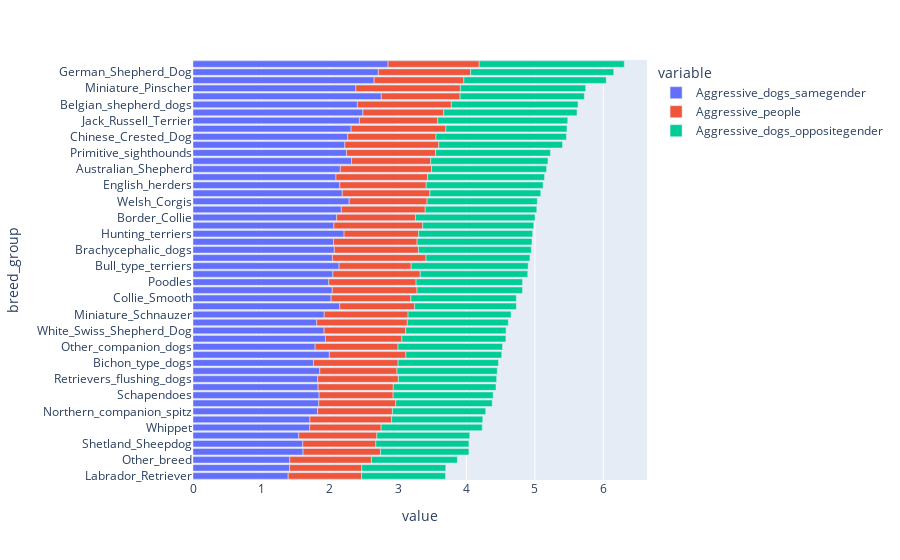

The notebook cell saved with this chart:
### Markdown cell above
## Agresivita v závislosti od plemena

### Code cell
aggressive_columns = ['Aggressive_dogs_samegender', 'Aggressive_people', 'Aggressive_dogs_oppositegender', 'aggressiveness_dominance_score']

means = dogs.groupby('breed_group')[aggressive_columns].mean().reset_index()
means['Aggressive_columns_sum'] = means[aggressive_columns[0]] + means[aggressive_columns[1]] + means[aggressive_columns[2]]
means.sort_values(by='Aggressive_columns_sum', inplace=True)
fig = px.bar(means, y='breed_group', x=aggressive_columns[:-1])

fig.show()

### Figure 1 — Plotly figure (JSON) as saved in the notebook; plotly's stock layout.template omitted (floating-point values rounded to 4 significant figures)
{"data": [{"hovertemplate": "variable=Aggressive_dogs_samegender<br>value=%{x}<br>breed_group=%{y}<extra></extra>", "legendgroup": "Aggressive_dogs_samegender", "marker": {"color": "#636efa", "pattern": {"shape": ""}}, "name": "Aggressive_dogs_samegender", "orientation": "h", "showlegend": true, "textposition": "auto", "type": "bar", "x": [1.392, 1.412, 1.417, 1.609, 1.606, 1.547, 1.708, 1.71, 1.823, 1.839, 1.844, 1.829, 1.824, 1.854, 1.762, 1.994, 1.786, 1.938, 1.918, 1.81, 1.919, 2.147, 2.02, 2.037, 1.986, 2.046, 2.137, 2.039, 2.066, 2.054, 2.21, 2.061, 2.1, 2.169, 2.285, 2.183, 2.147, 2.091, 2.155, 2.319, 2.246, 2.22, 2.262, 2.312, 2.434, 2.484, 2.404, 2.754, 2.382, 2.649, 2.711, 2.854], "xaxis": "x", "y": ["Labrador_Retriever", "Golden_Retriever", "Other_breed", "Bernese_Mountain_Dogs", "Shetland_Sheepdog", "Scenthounds", "Whippet", "Collie_Rough", "Northern_companion_spitz", "Pointers", "Schapendoes", "European_sighthounds", "Retrievers_flushing_dogs", "Mastiff_type_dogs", "Bichon_type_dogs", "Sled_dogs", "Other_companion_dogs", "Nova_Scotia_Duck_Tolling_Retriever", "White_Swiss_Shepherd_Dog", "Lagotto_Romagnolo_Romagna_Water_Dog", "Miniature_Schnauzer", "Finnish_Lapphund", "Collie_Smooth", "Dachshunds", "Poodles", "German_spitz_related", "Bull_type_terriers", "Pinschers_Schnauzers", "Brachycephalic_dogs", "Teacup_dogs", "Hunting_terriers", "Spanish_Water_Dog", "Border_Collie", "Yard_terriers", "Welsh_Corgis", "Middle_European_utility_dogs", "English_herders", "Livestock_guardian_dogs", "Australian_Shepherd", "Northern_hunting_spitz", "Primitive_sighthounds", "Mixed_breed", "Chinese_Crested_Dog", "Middle_European_herders", "Jack_Russell_Terrier", "Japanese_Asian_primitive", "Belgian_shepherd_dogs", "Lapponian_Herder", "Miniature_Pinscher", "Parson_type_terriers", "German_Shepherd_Dog", "Fighting_dogs"], "yaxis": "y"}, {"hovertemplate": "variable=Aggressive_people<br>value=%{x}<br>breed_group=%{y}<extra></extra>", "legendgroup": "Aggressive_people", "marker": {"color": "#EF553B", "pattern": {"shape": ""}}, "name": "Aggressive_people", "orientation": "h", "showlegend": true, "textposition": "auto", "type": "bar", "x": [1.072, 1.057, 1.193, 1.132, 1.068, 1.142, 1.043, 1.194, 1.094, 1.125, 1.083, 1.1, 1.179, 1.129, 1.238, 1.119, 1.212, 1.117, 1.193, 1.324, 1.226, 1.094, 1.166, 1.24, 1.277, 1.277, 1.054, 1.369, 1.231, 1.223, 1.089, 1.298, 1.154, 1.227, 1.138, 1.282, 1.263, 1.34, 1.333, 1.157, 1.302, 1.374, 1.291, 1.387, 1.145, 1.182, 1.374, 1.153, 1.528, 1.312, 1.349, 1.331], "xaxis": "x", "y": ["Labrador_Retriever", "Golden_Retriever", "Other_breed", "Bernese_Mountain_Dogs", "Shetland_Sheepdog", "Scenthounds", "Whippet", "Collie_Rough", "Northern_companion_spitz", "Pointers", "Schapendoes", "European_sighthounds", "Retrievers_flushing_dogs", "Mastiff_type_dogs", "Bichon_type_dogs", "Sled_dogs", "Other_companion_dogs", "Nova_Scotia_Duck_Tolling_Retriever", "White_Swiss_Shepherd_Dog", "Lagotto_Romagnolo_Romagna_Water_Dog", "Miniature_Schnauzer", "Finnish_Lapphund", "Collie_Smooth", "Dachshunds", "Poodles", "German_spitz_related", "Bull_type_terriers", "Pinschers_Schnauzers", "Brachycephalic_dogs", "Teacup_dogs", "Hunting_terriers", "Spanish_Water_Dog", "Border_Collie", "Yard_terriers", "Welsh_Corgis", "Middle_European_utility_dogs", "English_herders", "Livestock_guardian_dogs", "Australian_Shepherd", "Northern_hunting_spitz", "Primitive_sighthounds", "Mixed_breed", "Chinese_Crested_Dog", "Middle_European_herders", "Jack_Russell_Terrier", "Japanese_Asian_primitive", "Belgian_shepherd_dogs", "Lapponian_Herder", "Miniature_Pinscher", "Parson_type_terriers", "German_Shepherd_Dog", "Fighting_dogs"], "yaxis": "y"}, {"hovertemplate": "variable=Aggressive_dogs_oppositegender<br>value=%{x}<br>breed_group=%{y}<extra></extra>", "legendgroup": "Aggressive_dogs_oppositegender", "marker": {"color": "#00cc96", "pattern": {"shape": ""}}, "name": "Aggressive_dogs_oppositegender", "orientation": "h", "showlegend": true, "textposition": "auto", "type": "bar", "x": [1.228, 1.227, 1.257, 1.293, 1.361, 1.358, 1.478, 1.333, 1.365, 1.411, 1.463, 1.502, 1.438, 1.467, 1.469, 1.401, 1.528, 1.521, 1.467, 1.477, 1.505, 1.488, 1.543, 1.542, 1.557, 1.572, 1.71, 1.519, 1.65, 1.68, 1.668, 1.623, 1.748, 1.631, 1.612, 1.62, 1.71, 1.71, 1.683, 1.715, 1.68, 1.809, 1.908, 1.77, 1.901, 1.949, 1.852, 1.817, 1.833, 2.082, 2.093, 2.122], "xaxis": "x", "y": ["Labrador_Retriever", "Golden_Retriever", "Other_breed", "Bernese_Mountain_Dogs", "Shetland_Sheepdog", "Scenthounds", "Whippet", "Collie_Rough", "Northern_companion_spitz", "Pointers", "Schapendoes", "European_sighthounds", "Retrievers_flushing_dogs", "Mastiff_type_dogs", "Bichon_type_dogs", "Sled_dogs", "Other_companion_dogs", "Nova_Scotia_Duck_Tolling_Retriever", "White_Swiss_Shepherd_Dog", "Lagotto_Romagnolo_Romagna_Water_Dog", "Miniature_Schnauzer", "Finnish_Lapphund", "Collie_Smooth", "Dachshunds", "Poodles", "German_spitz_related", "Bull_type_terriers", "Pinschers_Schnauzers", "Brachycephalic_dogs", "Teacup_dogs", "Hunting_terriers", "Spanish_Water_Dog", "Border_Collie", "Yard_terriers", "Welsh_Corgis", "Middle_European_utility_dogs", "English_herders", "Livestock_guardian_dogs", "Australian_Shepherd", "Northern_hunting_spitz", "Primitive_sighthounds", "Mixed_breed", "Chinese_Crested_Dog", "Middle_European_herders", "Jack_Russell_Terrier", "Japanese_Asian_primitive", "Belgian_shepherd_dogs", "Lapponian_Herder", "Miniature_Pinscher", "Parson_type_terriers", "German_Shepherd_Dog", "Fighting_dogs"], "yaxis": "y"}], "layout": {"barmode": "relative", "legend": {"title": {"text": "variable"}, "tracegroupgap": 0}, "margin": {"t": 60}, "xaxis": {"anchor": "y", "domain": [0, 1], "title": {"text": "value"}}, "yaxis": {"anchor": "x", "domain": [0, 1], "title": {"text": "breed_group"}}}}
